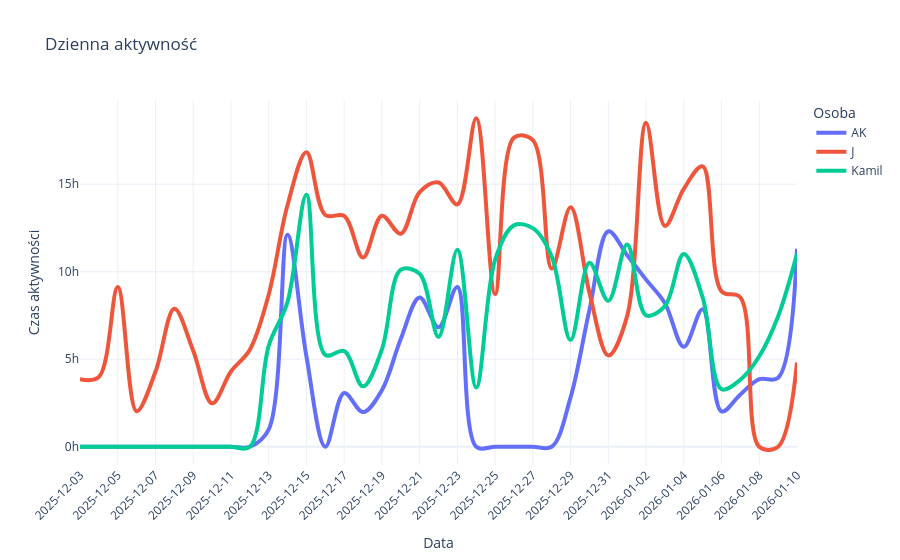

This figure's notebook cell:
### Code cell
# zakładam, że df['date'] jest typu datetime
Suma_z_dnia['duration_hm'] = Suma_z_dnia['duration'].apply(lambda x: f"{int(x)}h {int((x%1*60))}m")


fig = px.line(
    Suma_z_dnia,
    x='date',
    y='duration',
    color='osoba',           # każda osoba będzie miała osobną linię
    labels={'date':'Data', 'duration':'Czas aktywności', 'osoba':'Osoba'},
    title='Dzienna aktywność',
    template='plotly_white',
    line_shape='spline',
        hover_data={
        'duration': False,       # ukrywamy dziesiętne godziny
        'duration_hm': True,     # pokazujemy Hh Mm
        'osoba': True
    }
)

# wymuszenie chronologicznej kolejności X, jeśli daty są datetime to Plotly zrobi to automatycznie
fig.update_yaxes(ticksuffix="h")
fig.update_layout(xaxis_tickangle=-45)  # dla czytelności etykiet dat
fig.update_traces(line=dict(width=4))  # np. 4 piksele

start = Suma_z_dnia['date'].min()
end = Suma_z_dnia['date'].max()
tick_vals = pd.date_range(start, end, freq='2D')  # co 2 dni
fig.update_xaxes(tickvals=tick_vals, tickformat="%Y-%m-%d")

for trace in fig.data:
    osoba = trace.name  # nazwa linii = osoba
    # filtrujemy dane tylko dla tej osoby
    df_osoba = Suma_z_dnia[Suma_z_dnia['osoba'] == osoba]
    
    # przypisujemy customdata dla tej linii
    trace.customdata = df_osoba[['duration_hm']].values
    
    # własny hovertemplate
    trace.hovertemplate = (
        f"<b>{osoba}</b><br>"       # nazwa osoby
        "Data: %{x|%Y-%m-%d}<br>"   # data
        "Czas aktywności: %{customdata[0]}<extra></extra>"  # Hh Mm
    )


fig.show()
